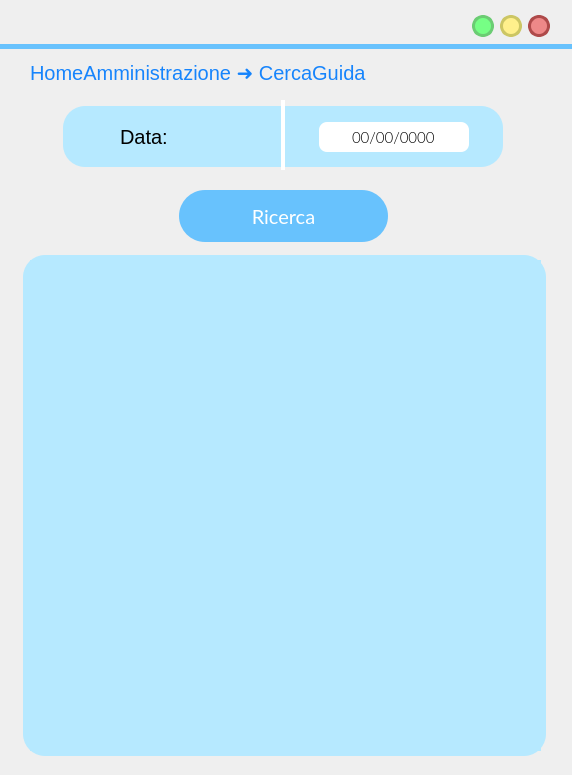
<?xml version="1.0" encoding="UTF-8"?>
<ui version="4.0">
 <class>MainWindow</class>
 <widget class="QMainWindow" name="MainWindow">
  <property name="geometry">
   <rect>
    <x>0</x>
    <y>0</y>
    <width>572</width>
    <height>775</height>
   </rect>
  </property>
  <property name="windowTitle">
   <string>MainWindow</string>
  </property>
  <property name="styleSheet">
   <string notr="true"/>
  </property>
  <widget class="QWidget" name="centralwidget">
   <widget class="QLabel" name="label">
    <property name="geometry">
     <rect>
      <x>0</x>
      <y>44</y>
      <width>641</width>
      <height>5</height>
     </rect>
    </property>
    <property name="styleSheet">
     <string notr="true">background-color:rgb(104, 194, 253);</string>
    </property>
    <property name="text">
     <string/>
    </property>
   </widget>
   <widget class="QPushButton" name="reduceButton">
    <property name="geometry">
     <rect>
      <x>472</x>
      <y>15</y>
      <width>22</width>
      <height>22</height>
     </rect>
    </property>
    <property name="sizePolicy">
     <sizepolicy hsizetype="Fixed" vsizetype="Fixed">
      <horstretch>0</horstretch>
      <verstretch>0</verstretch>
     </sizepolicy>
    </property>
    <property name="minimumSize">
     <size>
      <width>22</width>
      <height>22</height>
     </size>
    </property>
    <property name="maximumSize">
     <size>
      <width>24</width>
      <height>24</height>
     </size>
    </property>
    <property name="cursor">
     <cursorShape>PointingHandCursor</cursorShape>
    </property>
    <property name="styleSheet">
     <string notr="true">QPushButton{
 background-color:#76ff85;
 border-style: solid;
 border-radius:11px;
font: 18pt &quot;Candara&quot;;
border-color:#6bcc73;
border-width:3;
}

QPushButton::pressed{
	background-color : white;
	border-color:#6bcc73;
	border-width:3;
}
</string>
    </property>
    <property name="text">
     <string/>
    </property>
   </widget>
   <widget class="QPushButton" name="exitButton">
    <property name="geometry">
     <rect>
      <x>528</x>
      <y>15</y>
      <width>22</width>
      <height>22</height>
     </rect>
    </property>
    <property name="sizePolicy">
     <sizepolicy hsizetype="Fixed" vsizetype="Fixed">
      <horstretch>0</horstretch>
      <verstretch>0</verstretch>
     </sizepolicy>
    </property>
    <property name="minimumSize">
     <size>
      <width>22</width>
      <height>22</height>
     </size>
    </property>
    <property name="maximumSize">
     <size>
      <width>24</width>
      <height>24</height>
     </size>
    </property>
    <property name="cursor">
     <cursorShape>PointingHandCursor</cursorShape>
    </property>
    <property name="styleSheet">
     <string notr="true">QPushButton{
 background-color:#ee8888;
 border-style: solid;
 border-radius:11px;
font: 18pt &quot;Candara&quot;;
border-color:#ae4a4a;
border-width:3;
}

QPushButton::pressed{
	background-color : white;
	border-color:#ae4a4a;
	border-width:3;
}
</string>
    </property>
    <property name="text">
     <string/>
    </property>
   </widget>
   <widget class="QPushButton" name="maximizeButton">
    <property name="geometry">
     <rect>
      <x>500</x>
      <y>15</y>
      <width>22</width>
      <height>22</height>
     </rect>
    </property>
    <property name="sizePolicy">
     <sizepolicy hsizetype="Fixed" vsizetype="Fixed">
      <horstretch>0</horstretch>
      <verstretch>0</verstretch>
     </sizepolicy>
    </property>
    <property name="minimumSize">
     <size>
      <width>20</width>
      <height>20</height>
     </size>
    </property>
    <property name="maximumSize">
     <size>
      <width>24</width>
      <height>24</height>
     </size>
    </property>
    <property name="cursor">
     <cursorShape>PointingHandCursor</cursorShape>
    </property>
    <property name="styleSheet">
     <string notr="true">QPushButton{
 background-color:#fff08c	;
 border-style: solid;
 border-radius:11px;
font: 18pt &quot;Candara&quot;;
border-color:#ccc664;
border-width:3;
}

QPushButton::pressed{
	background-color : white;
	border-color:#ccc664;
	border-width:3;
}
</string>
    </property>
    <property name="text">
     <string/>
    </property>
   </widget>
   <widget class="QLabel" name="indietroLabel">
    <property name="geometry">
     <rect>
      <x>510</x>
      <y>60</y>
      <width>36</width>
      <height>36</height>
     </rect>
    </property>
    <property name="font">
     <font>
      <family>Lato Light</family>
      <pointsize>18</pointsize>
      <weight>50</weight>
      <italic>false</italic>
      <bold>false</bold>
     </font>
    </property>
    <property name="cursor">
     <cursorShape>PointingHandCursor</cursorShape>
    </property>
    <property name="autoFillBackground">
     <bool>false</bool>
    </property>
    <property name="styleSheet">
     <string notr="true">background-color: rgba(255, 255, 255,0);</string>
    </property>
    <property name="text">
     <string/>
    </property>
    <property name="pixmap">
     <pixmap resource="res/res.qrc">:/icons/arrow_back_FILL1_wght700_GRAD200_opsz48_risultato.png</pixmap>
    </property>
    <property name="scaledContents">
     <bool>true</bool>
    </property>
   </widget>
   <widget class="QLabel" name="titoloLabel">
    <property name="geometry">
     <rect>
      <x>30</x>
      <y>57</y>
      <width>441</width>
      <height>31</height>
     </rect>
    </property>
    <property name="styleSheet">
     <string notr="true">font-size: 20px;
text-align: left;
background-color: rgba(255, 255, 255,0);
color: #1684FC;
font: 14pt &quot;Lato&quot;;</string>
    </property>
    <property name="text">
     <string>HomeAmministrazione ➜ CercaGuida</string>
    </property>
   </widget>
   <widget class="QLabel" name="immagineLabel">
    <property name="geometry">
     <rect>
      <x>23</x>
      <y>255</y>
      <width>523</width>
      <height>501</height>
     </rect>
    </property>
    <property name="sizePolicy">
     <sizepolicy hsizetype="Fixed" vsizetype="Fixed">
      <horstretch>0</horstretch>
      <verstretch>0</verstretch>
     </sizepolicy>
    </property>
    <property name="styleSheet">
     <string notr="true">left: 737px;
top: 416px;
width: 436px;
height: 377px;
line-height: 20px;
border-radius: 22px;
background-color: rgba(182, 233, 255);
text-align: center;</string>
    </property>
    <property name="text">
     <string/>
    </property>
    <property name="scaledContents">
     <bool>true</bool>
    </property>
    <property name="alignment">
     <set>Qt::AlignCenter</set>
    </property>
    <property name="margin">
     <number>10</number>
    </property>
    <property name="indent">
     <number>10</number>
    </property>
   </widget>
   <widget class="QScrollArea" name="scrollArea">
    <property name="geometry">
     <rect>
      <x>30</x>
      <y>260</y>
      <width>511</width>
      <height>491</height>
     </rect>
    </property>
    <property name="styleSheet">
     <string notr="true">QWidget{
background:rgb(255, 255, 255);
border-radius:0px;
border-color:#b6e9ff;
border-style: solid;
border-width:7;
}


QScrollArea{
border-width:0px;
border-radius: 22px;
background-color: rgba(255, 255, 255, 255);
}

QScrollBar{
border-width:0px;
	border-radius:4px;
background-color: rgba(255, 255, 255, 255);

}


/* VERTICAL SCROLLBAR */
 QScrollBar:vertical {
	border: none;
    width: 14px;
    margin: 0px 0 0px 0;
	border-radius: 7px;
margin: 0px 0px 0px 0px;

 }

/*  HANDLE BAR VERTICAL */
QScrollBar::handle:vertical {	
	background-color:#68C2FD;
	min-height: 30px;	
	border-radius: 7px;

}
QScrollBar::handle:vertical:hover{	
	background-color:#A6E4FF;
}
QScrollBar::handle:vertical:pressed {	
	background-color: #5AA7D9;
}

/* BTN TOP - SCROLLBAR */
QScrollBar::sub-line:vertical {
	background-color: rgb(255, 255, 255);
	border-radius: 7px;
}
QScrollBar::sub-line:vertical:hover {	
	background-color:#68C2FD;
}
QScrollBar::sub-line:vertical:pressed {	
	background-color: #5AA7D9;
}

/* BTN BOTTOM - SCROLLBAR  */
QScrollBar::add-line:vertical {

	background-color: rgb(255, 255, 255);
	border-radius: 7px;

}
QScrollBar::add-line:vertical:hover {	
	background-color:rgb(255, 255, 255)
}
QScrollBar::add-line:vertical:pressed {	
	background-color:rgb(255, 255, 255)
}

/* RESET ARROW  */
QScrollBar::up-arrow:vertical, QScrollBar::down-arrow:vertical {
	background: none;
}
QScrollBar::add-page:vertical, QScrollBar::sub-page:vertical {
	background: none;
} 


/* HORIZONTAL SCROLLBAR - HOMEWORK */
QScrollBar:horizontal {
   
}
QScrollBar::handle:horizontal {
    
}
QScrollBar::add-line:horizontal {
    
}
QScrollBar::sub-line:horizontal {
    
}
QScrollBar::up-arrow:horizontal, QScrollBar::down-arrow:horizontal
{

}
QScrollBar::add-page:horizontal, QScrollBar::sub-page:horizontal
{

}



</string>
    </property>
    <property name="horizontalScrollBarPolicy">
     <enum>Qt::ScrollBarAlwaysOff</enum>
    </property>
    <property name="widgetResizable">
     <bool>true</bool>
    </property>
    <widget class="QWidget" name="scrollAreaWidgetContents">
     <property name="geometry">
      <rect>
       <x>0</x>
       <y>0</y>
       <width>511</width>
       <height>491</height>
      </rect>
     </property>
     <property name="styleSheet">
      <string notr="true">border-width:0px;
border-radius: 0px;
background-color: #b6e9ff;</string>
     </property>
     <layout class="QVBoxLayout" name="verticalLayout">
      <property name="spacing">
       <number>12</number>
      </property>
      <property name="leftMargin">
       <number>18</number>
      </property>
     </layout>
    </widget>
   </widget>
   <widget class="QLineEdit" name="dataLineEdit">
    <property name="geometry">
     <rect>
      <x>319</x>
      <y>122</y>
      <width>150</width>
      <height>30</height>
     </rect>
    </property>
    <property name="font">
     <font>
      <family>Lato Light</family>
      <pointsize>11</pointsize>
     </font>
    </property>
    <property name="styleSheet">
     <string notr="true">QLineEdit{
background:rgb(255, 255, 255);
border-radius:8px;
border-color:rgb(104, 194, 253);
border-style: solid;
border-width:0;
}
QLineEdit::focus{
background:rgb(255, 255, 255);
border-radius:8px;
border-color:rgb(104, 194, 253);
border-style: solid;
border-width:3;
}</string>
    </property>
    <property name="inputMask">
     <string>00/00/0000;0</string>
    </property>
    <property name="text">
     <string>//</string>
    </property>
    <property name="alignment">
     <set>Qt::AlignCenter</set>
    </property>
    <property name="placeholderText">
     <string>dd/mm/yyyy</string>
    </property>
   </widget>
   <widget class="QLabel" name="titoloLabel_3">
    <property name="geometry">
     <rect>
      <x>120</x>
      <y>111</y>
      <width>161</width>
      <height>51</height>
     </rect>
    </property>
    <property name="styleSheet">
     <string notr="true">font-size: 20px;
text-align: left;
background-color: rgba(255, 255, 255,0);
</string>
    </property>
    <property name="text">
     <string>Data:</string>
    </property>
    <property name="alignment">
     <set>Qt::AlignLeading|Qt::AlignLeft|Qt::AlignVCenter</set>
    </property>
   </widget>
   <widget class="QLabel" name="label_11">
    <property name="geometry">
     <rect>
      <x>79</x>
      <y>119</y>
      <width>34</width>
      <height>34</height>
     </rect>
    </property>
    <property name="autoFillBackground">
     <bool>false</bool>
    </property>
    <property name="styleSheet">
     <string notr="true">background-color: rgba(255, 255, 255,0);</string>
    </property>
    <property name="text">
     <string/>
    </property>
    <property name="pixmap">
     <pixmap resource="res/res.qrc">:/icons/search_FILL1_wght600_GRAD200_opsz48_risultato.png</pixmap>
    </property>
    <property name="scaledContents">
     <bool>true</bool>
    </property>
   </widget>
   <widget class="QPushButton" name="ricercaButton">
    <property name="geometry">
     <rect>
      <x>179</x>
      <y>190</y>
      <width>209</width>
      <height>52</height>
     </rect>
    </property>
    <property name="font">
     <font>
      <family>Lato</family>
      <pointsize>15</pointsize>
      <weight>50</weight>
      <italic>false</italic>
      <bold>false</bold>
     </font>
    </property>
    <property name="cursor">
     <cursorShape>PointingHandCursor</cursorShape>
    </property>
    <property name="autoFillBackground">
     <bool>false</bool>
    </property>
    <property name="styleSheet">
     <string notr="true">QPushButton{
 background-color:rgb(104, 194, 253);
 border-style: solid;
 border-radius:26px;
color: rgb(255, 255, 255);
	font: 15pt &quot;Lato&quot;;
}

QPushButton::hover{


	border-color : rgb(15, 138, 204);
	color: white;
border-width:0;
}

QPushButton::pressed{
	border-color:rgb(104, 194, 253);
	border-width:4;
	background-color : white;
	color:rgb(104, 194, 253);
}
</string>
    </property>
    <property name="text">
     <string>Ricerca</string>
    </property>
   </widget>
   <widget class="QLabel" name="label_2">
    <property name="geometry">
     <rect>
      <x>63</x>
      <y>106</y>
      <width>440</width>
      <height>61</height>
     </rect>
    </property>
    <property name="styleSheet">
     <string notr="true">left: 790px;
top: 159px;
width: 437px;
height: 650px;
line-height: 20px;
border-radius: 22px;
background-color: rgba(182, 233, 255, 255);
text-align: center;</string>
    </property>
    <property name="text">
     <string/>
    </property>
   </widget>
   <widget class="QLabel" name="label_4">
    <property name="geometry">
     <rect>
      <x>281</x>
      <y>100</y>
      <width>4</width>
      <height>70</height>
     </rect>
    </property>
    <property name="styleSheet">
     <string notr="true">background-color:#FFFFFF;</string>
    </property>
    <property name="text">
     <string/>
    </property>
   </widget>
   <widget class="QLabel" name="frecciaSxLabel">
    <property name="geometry">
     <rect>
      <x>68</x>
      <y>187</y>
      <width>54</width>
      <height>54</height>
     </rect>
    </property>
    <property name="cursor">
     <cursorShape>PointingHandCursor</cursorShape>
    </property>
    <property name="styleSheet">
     <string notr="true">font-size: 18px;
text-align: left;
background-color: rgba(255, 255, 255,0);
</string>
    </property>
    <property name="text">
     <string/>
    </property>
    <property name="pixmap">
     <pixmap resource="res/res.qrc">:/icons/chevron_left_FILL1_wght600_GRAD200_opsz48_risultato.png</pixmap>
    </property>
    <property name="scaledContents">
     <bool>true</bool>
    </property>
   </widget>
   <widget class="QLabel" name="frecciaDxLabel">
    <property name="geometry">
     <rect>
      <x>447</x>
      <y>187</y>
      <width>54</width>
      <height>54</height>
     </rect>
    </property>
    <property name="cursor">
     <cursorShape>PointingHandCursor</cursorShape>
    </property>
    <property name="styleSheet">
     <string notr="true">font-size: 18px;
text-align: left;
background-color: rgba(255, 255, 255,0);
</string>
    </property>
    <property name="text">
     <string/>
    </property>
    <property name="pixmap">
     <pixmap resource="res/res.qrc">:/icons/chevron_right_FILL1_wght600_GRAD200_opsz48_risultato.png</pixmap>
    </property>
    <property name="scaledContents">
     <bool>true</bool>
    </property>
   </widget>
   <zorder>immagineLabel</zorder>
   <zorder>label_2</zorder>
   <zorder>dataLineEdit</zorder>
   <zorder>ricercaButton</zorder>
   <zorder>label</zorder>
   <zorder>reduceButton</zorder>
   <zorder>exitButton</zorder>
   <zorder>maximizeButton</zorder>
   <zorder>indietroLabel</zorder>
   <zorder>titoloLabel</zorder>
   <zorder>scrollArea</zorder>
   <zorder>titoloLabel_3</zorder>
   <zorder>label_11</zorder>
   <zorder>label_4</zorder>
   <zorder>frecciaSxLabel</zorder>
   <zorder>frecciaDxLabel</zorder>
  </widget>
 </widget>
 <resources>
  <include location="res.qrc"/>
  <include location="res/res.qrc"/>
 </resources>
 <connections/>
</ui>
